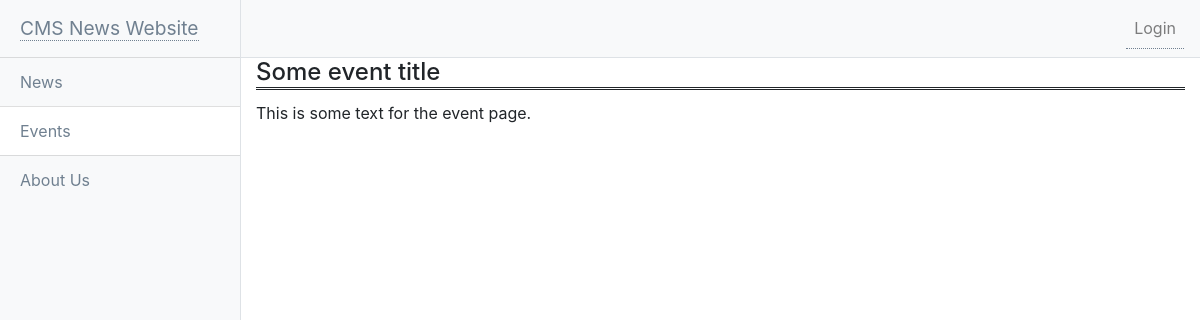
Screenshot of /events_article.php?id=1 with the database file from the repository.
### tables this page shows
CREATE TABLE `events` (
  `event_id` int(11) NOT NULL,
  `event_content` text NOT NULL,
  `event_title` varchar(255) DEFAULT NULL
);

### events.php (called while the page is built, shortened)
<?php
class Events {
    public function fetch_data($event_id) {
        global $pdo;
        $query = $pdo->prepare("SELECT * FROM events WHERE event_id = ?");
        $query->bindValue(1, $event_id);
        $query->execute();
        return $query->fetch();
    }
}
?>

### events_article.php (the view, shortened to what this page needs)
<?php
include_once('connection.php');
include_once('events.php');
$article = new Events;
if (isset($_GET['id'])) {
    $id = $_GET['id'];
    $data = $article->fetch_data($id);
    ?>
    <!DOCTYPE html>
    <html lang="en">
    <head>
        <link rel="stylesheet" href="Styles/style.css">
        <link href="vendor/bootstrap/css/bootstrap.min.css" rel="stylesheet">
        <link href="Styles/sidebar.css" rel="stylesheet">
    </head>
    <body>
        <div class="d-flex" id="wrapper">
            <div class="bg-light border-right" id="sidebar-wrapper">
                <div class="sidebar-heading"><a href="index.php" id="logo">CMS News Website</a></div>
                <div class="list-group list-group-flush">
                    <a href="index.php" class="list-group-item list-group-item-action bg-light">News</a>
                    <a href="events_article.php?id=1" class="list-group-item list-group-item-action">Events</a>
                    <a href="about_article.php?id=1" class="list-group-item list-group-item-action bg-light">About Us</a>
                </div>
            </div>
            <div id="page-content-wrapper">
                <nav class="navbar navbar-expand-lg navbar-light bg-light border-bottom">
                    <ul class="navbar-nav ml-auto mt-2 mt-lg-0">
                        <li class="nav-item">
                            <?php if (isset($_SESSION['logged_in'])) { ?>
                                <a class="nav-link" href="Admin/index.php">Admin <span class="sr-only">(current)</span></a>
                            <?php } else { ?>
                                <a class="nav-link" href="Admin/index.php">Login <span class="sr-only">(current)</span></a>
                            <?php }?>
                        </li>
                    </ul>
                </nav>
                <div class="container-fluid">
                    <h4 id="underline">
                        <?php echo $data['event_title']; ?>
                    </h4>
                    <p><?php echo $data['event_content']; ?></p>
                </div>
            </div>
        </div>
    </body>
    </html>
    <?php
}else {
    header('Location: index.php');
    exit();
}
?>

### Styles/style.css (style rules this page uses)
a:link, a:visited { color: slategray; text-decoration: none; border-bottom: 1px dotted slategray; }
p { line-height: 30px; }
#underline { border-bottom: double; }

### Styles/sidebar.css (style rules this page uses)
body { overflow-x: hidden; }
#sidebar-wrapper { min-height: 100vh; margin-left: -15rem; -webkit-transition: margin .25s ease-out; -moz-transition: margin .25s ease-out; -o-transition: margin .25s ease-out; transition: margin .25s ease-out; }
#sidebar-wrapper .sidebar-heading { padding: 0.875rem 1.25rem; font-size: 1.2rem; }
#sidebar-wrapper .list-group { width: 15rem; }
#page-content-wrapper { min-width: 100vw; }
@media (min-width: 768px) { #sidebar-wrapper { margin-left: 0; } }
@media (min-width: 768px) { #page-content-wrapper { min-width: 0; width: 100%; } }

### rows the page displays
events: event_title "Some event title", event_content "This is some text for the event page."
